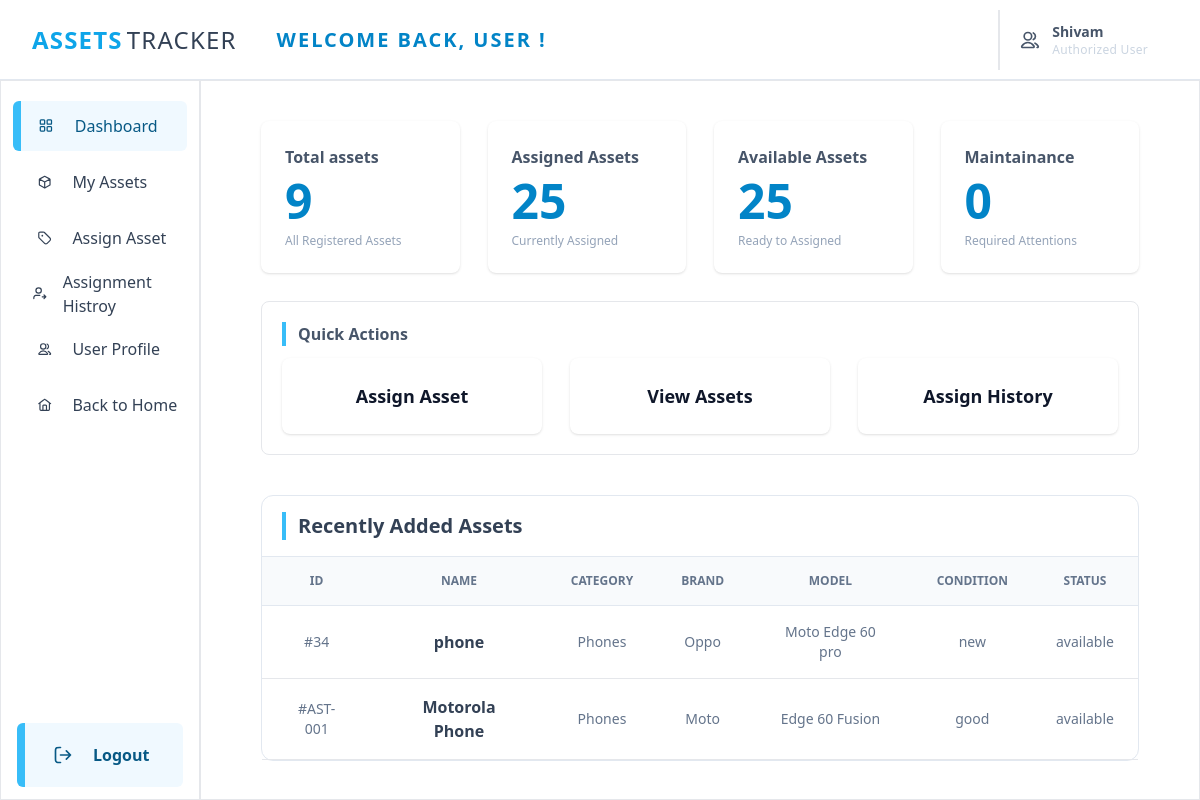
Page /user-dashboard/ on the committed database.
### manager/models.py (models this page shows, shortened)
class Asset(models.Model):
    assetId = models.CharField(max_length=50, null=True,blank=True)
    asset_name = models.CharField(max_length=200)
    category = models.ForeignKey("manager.Category", on_delete=models.PROTECT)
    brand = models.CharField(max_length=100)
    model = models.CharField(max_length=200)
    serial_number = models.CharField(max_length=50)
    purchase_date = models.DateField()
    purchase_price = models.IntegerField()
    CONDITION_CHOICES = [
        ("new", "New"),
        ("good", "Good"),
        ("fair", "Fair"),
        ("damaged", "Damaged")
    ]
    condition = models.CharField(max_length=40, choices=CONDITION_CHOICES, default="new")
    STATUS = [
        ("available", "Available"),
        ("not_available", "Not Available"),
    ]
    status = models.CharField(max_length=50, choices=STATUS, default="available")
    quantity = models.IntegerField(null=True, blank=True, default=1)
    asset_description = models.TextField(null=True, blank=True, default="N/A")
    image = models.ImageField(upload_to="assets_image/", null=True, blank=True,)

class Category(models.Model):
    category_name = models.CharField(max_length=200)
    description = models.TextField(blank=True, null=True, default="N/A")
    def __str__(self):
        return self.category_name

### user/views.py (the view)
# urls.py: path('user-dashboard/', views.user_dashboard, name='user_dashboard'),
def user_dashboard(req):
    data = {
        "assets" : Asset.objects.all()[:2],
        "total_asset" : Asset.objects.count()
    }
    return render(req, "user-dashboard.html",data)

### user/templates/user-dashboard.html (shortened to what this page needs)
<!doctype html>
<html lang="en">
<head>
    <script src="https://cdn.tailwindcss.com"></script>
</head>
<body>
    <header class="h-[10vh] bg-white border-b border-slate-200 px-8 flex items-center gap-10">
        <div class="text-center ">
            <a href="" class="text-2xl flex gap-1 font-bold text-sky-500 tracking-wider">ASSETS <span class="text-slate-700 font-medium">TRACKER</span></a>
        </div>
        <div class="flex w-full justify-between items-center">
        <div class="py-5">
            <p class="text-sky-600 text-xl font-bold tracking-widest uppercase">welcome back, user !</p>
        </div>
        <div class="flex items-center gap-3 py-3 border-l-2 px-5">
            <span>
                <h3 class="text-sm text-slate-600 font-semibold"> Shivam</h3>
                <p class="text-xs text-slate-300 font-medium tracking-wide">Authorized User</p>
            </span>
        </div>
        </div>
    </header>
    <div class="w-full flex h-[90vh]">
        {% include "sidebar.html" %}
        <div class="w-10/12 border bg-slate-50/10 p-5">
            <grid class="grid grid-cols-4 gap-7 px-10 mt-5">
                <a class="bg-white p-6 rounded-lg flex flex-col gap-2 shadow" href="">
                    <h3 class="text-slate-600 text-md font-semibold">Total assets</h3>
                    <h2 class="text-5xl font-bold text-sky-600 ">{{total_asset}}</h2>
                    <p class="text-xs font-medium text-slate-400">All Registered Assets</p>
                </a>
                <a class="bg-white p-6 rounded-lg flex flex-col gap-2 shadow" href="">
                    <h3 class="text-slate-600 text-md font-semibold">Assigned Assets</h3>
                    <h2 class="text-5xl font-bold text-sky-600 ">25</h2>
                    <p class="text-xs font-medium text-slate-400">Currently Assigned</p>
                </a>
                <a class="bg-white p-6 rounded-lg flex flex-col gap-2 shadow" href="">
                    <h3 class="text-slate-600 text-md font-semibold">Available Assets</h3>
                    <h2 class="text-5xl font-bold text-sky-600 ">25</h2>
                    <p class="text-xs font-medium text-slate-400">Ready to Assigned</p>
                </a>
                <a class="bg-white p-6 rounded-lg flex flex-col gap-2 shadow" href="">
                    <h3 class="text-slate-600 text-md font-semibold">Maintainance</h3>
                    <h2 class="text-5xl font-bold text-sky-600 ">0</h2>
                    <p class="text-xs font-medium text-slate-400">Required Attentions</p>
                </a>
            </grid>
            <div class="flex flex-col gap-3 mt-7 p-5 border rounded-lg m-10">
                <h2 class="text-slate-600 font-bold px-3 border-l-4 border-sky-400">Quick Actions</h2>
                <grid class="grid grid-cols-3 gap-7">
                    <a class="text-lg font-semibold text-slate-900 bg-white py-6 text-center rounded-lg flex flex-col gap-2 shadow hover:text-sky-500 hover:shadow-lg" href="{% url "user:assign_assets" %}">
                        Assign Asset
                    </a>
                    <a class="text-lg font-semibold text-slate-900 bg-white py-6 text-center rounded-lg flex flex-col gap-2 shadow hover:text-sky-500 hover:shadow-lg" href="{% url "user:my_assets" %}">
                        View Assets
                    </a>
                    <a class="text-lg font-semibold text-slate-900 bg-white py-6 text-center rounded-lg flex flex-col gap-2 shadow hover:text-sky-500 hover:shadow-lg" href="{% url "user:asset_history" %}">
                        Assign History
                    </a>
                </grid>
            </div>
            <div class="px-10">
                <div class="w-full bg-white border border-slate-200 rounded-xl">
                    <div class="p25 py-4 border-b border-slate-200 flex items-center px-5">
                        <h2 class="text-xl font-semibold text-slate-700 font-bold px-3 mx- border-l-4 border-sky-400">Recently Added Assets</h2>
                    </div>
                    <table class="w-full">
                        <thead>
                            <tr class="bg-slate-50 border-b border-slate-200 font-semibold text-xs text-slate-500 uppercase">
                                <th class="px-6 py-4 text-center">ID</th>
                                <th class="px-6 py-4 text-center">Name</th>
                                <th class="px-6 py-4 text-center">Category</th>
                                <th class="px-6 py-4 text-center">Brand</th>
                                <th class="px-6 py-4 text-center">Model</th>
                                <th class="px-6 py-4 text-center">Condition</th>
                                <th class="px-6 py-4 text-center">Status</th>
                            </tr>
                        </thead>
                        <tbody class="">
                            {% for asset in assets %}
                            <tr class="border-b text-center">
                                <td class="px-6 py-4 text-sm font-medium text-slate-500">#{{asset.assetId}}</td>
                                <td class="px-6 py-4">
                                    <p class="text-md font-semibold text-slate-700">{{asset.asset_name}}</p>
                                </td>
                                <td class="px-6 py-4">
                                    <p class="text-sm text-slate-500">{{asset.category}}</p>
                                </td>
                                <td class="px-6 py-4">
                                    <p class="text-sm text-slate-500">{{asset.brand}}</p>
                                </td>
                                <td class="px-6 py-4">
                                    <p class="text-sm text-slate-500">{{asset.model}}</p>
                                </td>
                                <td class="px-6 py-4">
                                    <p class="text-sm text-slate-500">{{asset.condition}}</p>
                                </td>
                                <td class="px-6 py-4">
                                    <p class="text-sm text-slate-500">{{asset.status}}</p>
                                </td>
                            </tr>
                            {% endfor %}
                        </tbody>
                    </table>
                </div>
            </div>
        </div>
        </div>
</body>
</html>

### rows in the picture
Asset: assetId "34", asset_name "phone", category "Phones", brand "Oppo", model "Moto Edge 60 pro", condition "new", status "available"
Asset: assetId "AST-001", asset_name "Motorola Phone", category "Phones", brand "Moto", model "Edge 60 Fusion", condition "good", status "available"

### other values in the picture
{{ total_asset }} "9"
